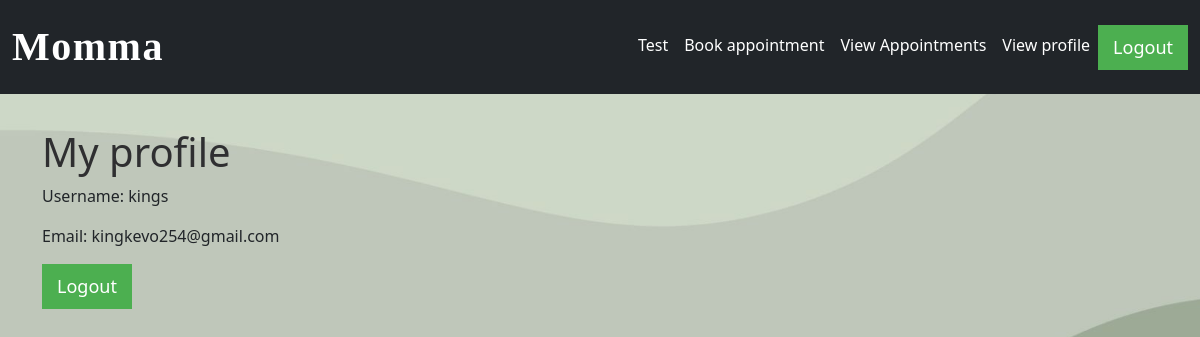
The app's page /profile (signed in), older data.
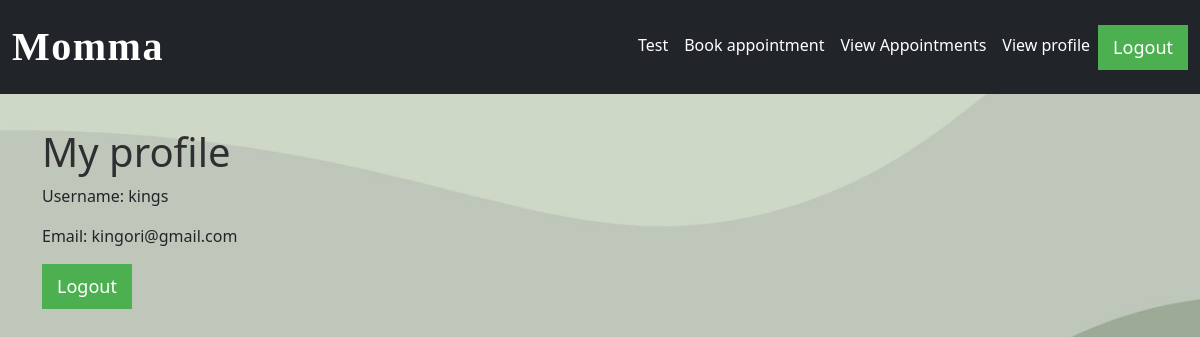
The same page, newer data.
### index/models.py (models this page shows, shortened)
class User(db.Model):
    id = db.Column(db.Integer, primary_key=True)
    username = db.Column(db.String(80), unique=True, nullable=False)
    email = db.Column(db.String(120), unique=True, nullable=False)
    password = db.Column(db.String(120), nullable=False)
    time_created = db.Column(db.DateTime, nullable=False, default=datetime.now)
    appointments = db.relationship('Appointment', backref='user', lazy=True)

### index/routes.py (the view)
@app.route("/profile")
def view_profile():
    check_authentication()
    username = session['username']
    user = User.query.filter_by(username=username).first()
    return render_template("profile.html", user=user)

### index/routes.py (called while the page is built)
def check_authentication():
    if not session.get("logged_in"):
        return redirect(url_for("log_in"))

### index/templates/profile.html (shortened to what this page needs)
{% extends 'main.html' %}
{% block content %}
<div class="profile">
    <h1>My profile</h1>
    <div class="user-info">
        <p>Username: {{user.username}}</p>
        <p>Email: {{ user.email }}</p>
    </div>
</div>
<a href="{{url_for('logout')}}" onclick="return confirm('Are you sure you want to logout?');">
    <button class="logout-button logout-button:hover">Logout</button>
</a>
{% endblock content %}

Row changes from the older to the newer data that the page shows:
changed User "kings": email "kingkevo254@gmail.com" → "kingori@gmail.com"
